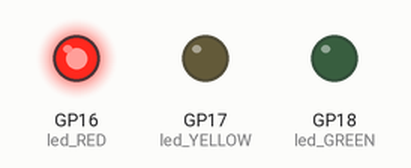
This program was run on a simulated Raspberry Pi Pico running MicroPython. Parts: output pins drawn as LEDs (lit = HIGH).

Above: at 2.0 s.
At 6.0 s:
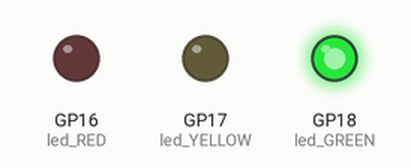
At 9.0 s:
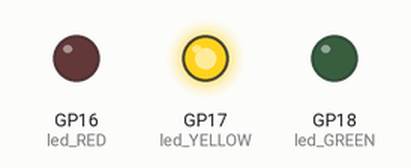
Timing chart, 0 to 13.0 s (numbered marks = the images above):
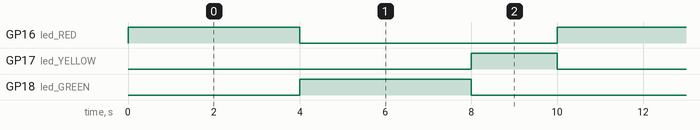

Measured:
- by itself, GP16 (led_RED), GP18 (led_GREEN): alternates HIGH for 4.0 s and LOW for 6.0 s
- by itself, GP17 (led_YELLOW): alternates HIGH for 2.0 s and LOW for 8.0 s
- by itself, everything shown: repeats every 10.0 s, in 3 steps

The program:

simple_TrafficLights.py
```python
"""
simple_TrafficLights.py
--------
Simple LED Traffic Lights, no crosswalk

Traffic Light Logic Flow::
      Red -> Green, Green -> Yellow -> Red

"""
from machine import Pin
from time import sleep

# Set up LED traffic lights
led_RED    = Pin(16, Pin.OUT)  # GPIO16
led_YELLOW = Pin(17, Pin.OUT)
led_GREEN  = Pin(18, Pin.OUT)

# LED Traffic Controller
light_duration = 4  # seconds
while True:
    # Red light
    led_RED.value(1)
    sleep(light_duration)
    led_RED.value(0)

    # Green light
    led_GREEN.value(1)
    sleep(light_duration)
    led_GREEN.value(0)

    # Yellow light
    led_YELLOW.value(1)
    sleep(light_duration // 2)
    led_YELLOW.value(0)
```
